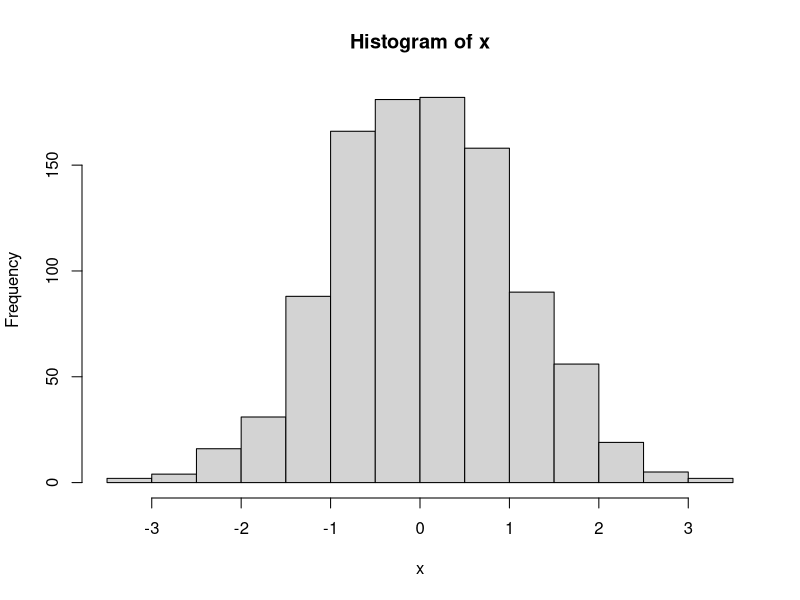
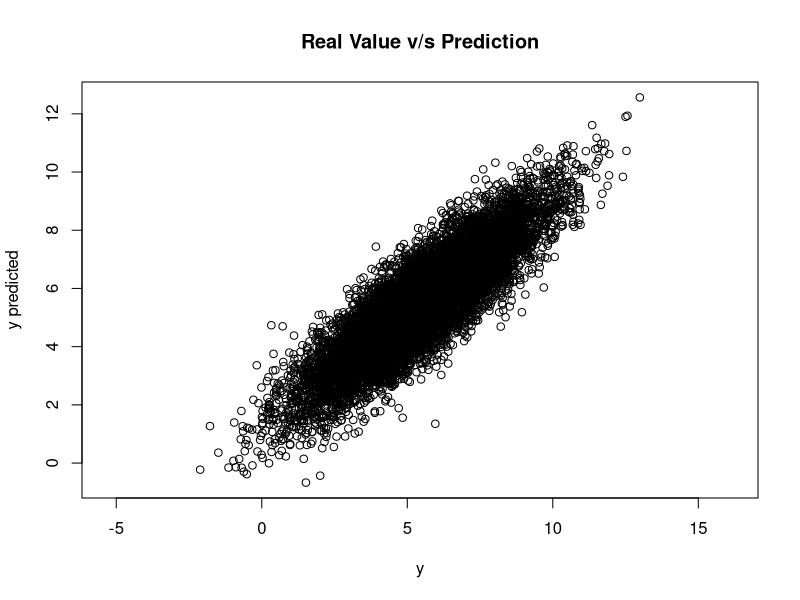

Write the R code that produced these figures, in order.
## ---- chunk 1
knitr::opts_chunk$set(echo = TRUE)
## ---- chunk 2
x <- rnorm(1000)
hist(x)
## ---- chunk 3
var1 = 5+1
print(var1)
## ---- chunk 4
a = 4
b = 8
a+b
a*b
a/b
## ---- chunk 5
for (i in 1:10){
  cat("iteración número", i, "\n")
}
## ---- chunk 6
a=6
b=5
if (a>b){
  print("Hola Mundo")
}

## ---- chunk 7
funciondelauxALCUADRADO <- function(a){
  c = a**a
  return(c)
}
funciondelauxALCUADRADO(2)
## ---- chunk 8
set.seed(27)
y = 11:20
mi_df <- data.frame(x = 1:10,
                    y,
                    w = sample(c("Grupo 1", "Grupo 2"), 10, replace = TRUE))

print(mi_df)
mi_df$z<-3:12
print(mi_df)
print(mi_df[2,1])
print(mi_df[2,"x"])
#Devuelve una lista
print(mi_df["x"])
#devuelve un vector
print(mi_df$x)
#devuelve un df filtrado
subset(mi_df, w=="Grupo 2")
## ---- chunk 9

# Definir DataFrame con columnas x1, x2 y e

# Semilla
set.seed(12)

# Columnas N(0,1)
x1 <- rnorm(30, 10, 5)
x2 <- rnorm(30, 10, 5)
e  <- rnorm(30)

# Dataframe
df <- data.frame(x1, x2, e)
## ---- chunk 10
# Definir b0, b1 y b2
b0 <- 1/2
b1 <- 1/4
b2 <- 1/4

# Definir df$y = b0 + b1*df$x1 + b2*df$x2 + df$e
df$y <- b0 + b1*df$x1 + b2*df$x2 + df$e
## ---- chunk 11
# myreg <- lm()
myreg <- lm(y ~ x1 + x2, df)

#summary(myreg)
summary(myreg)
## ---- chunk 12

# definir dataframe con columnas x1, x2 y e 

# Semilla
set.seed(12)

# Columnas N(0,1)
x1 <- rnorm(10000, 10, 5)
x2 <- rnorm(10000, 10, 5)
e  <- rnorm(10000)

# Dataframe
df <- data.frame(x1, x2, e)

# Definir df$y = b0 + b1*df$x1 + b2*df$x2 + df$e
df$y <- b0 + b1*df$x1 + b2*df$x2 + df$e

# myreg <- lm()
myreg <- lm(y ~ x1 + x2, df)

#summary(myreg)
summary(myreg)
## ---- chunk 13

ypred <- predict(myreg)
plot(df$y, ypred,main="Real Value v/s Prediction",xlab="y",ylab="y predicted", asp = c(1,1))
